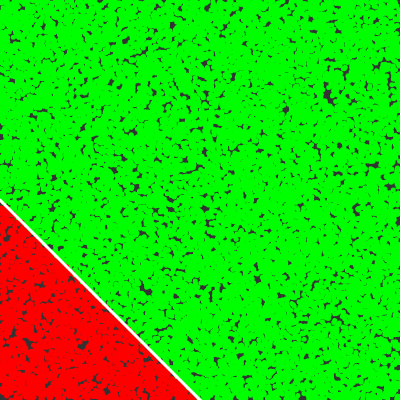
Frame 1 (no input)
Frame 60 (no input): identical to frame 1, image omitted
Frame 120 (the mouse pressed at the canvas centre since frame 60): identical to frame 1, image omitted

The p5.js sketch that drew this single still picture (run headless with seeded random() and noise() and a simulated clock; from frame 60 on, the mouse is pressed at the canvas centre):

// p5.js sketch
// ── sketch.js
var neuron
var input
var Trainer = []
function setup(){
  createCanvas(400,400)
  background(51)
  neuron = new Perceptron(1,0.001,3)
 for(i = 0; i < 200000; i++){
   var flag = -1
   var x = map(random(width), 0, width, 0, 1)
   var y = map(random(height), 0, height, 0, 1)
    if(y < f(x)){
     flag = 1
   }
  Trainer[i] = {x,y, flag}
 }
 for(e = 0; e < Trainer.length; e++){
   neuron.train([Trainer[e].x, Trainer[e].y], Trainer[e].flag)
 }

 for(a = 0; a < 20000; a++){
   xPoint = map(random(width), 0, width, 0, 1)
   yPoint = map(random(height), 0, height, 0, 1)
   var guess = neuron.guess([xPoint, yPoint])
   if(guess > 0){
     fill(0,255, 0)
   }else{
     fill(255,0,0)
   }
   noStroke()
   ellipse(xPoint * width, yPoint * height , 5, 5 )
 }
 console.log("trained Perceptron")
 stroke(255)
 strokeWeight(3)
 line(0,g(0),width,g(width))
 }
function draw(){


}
function mousePressed(){
  console.log(neuron.guess([mouseX, mouseY]))
  }


function f(x){
  return 1 * x + 0.5
}
function g(x){
  return 1 * x + 200
}

// ── neuron.js
function Perceptron(bias = 1, lr = 0.01, count = 2){
  this.errTotal = 0
  this.weights = []
  this.biasWeight = random(-1,1)
  this.lr = lr
  this.bias = bias
  for(i = 0; i < count; i++){
    this.weights[i] = random(-1,1)
  }
  Perceptron.prototype.guess = function(input){
    var sum = 0;
    for(i=0; i< input.length; i++){
      sum += input[i] * this.weights[i]
    }
    sum += this.bias * this.biasWeight
    return this.activate(sum)
  }
  Perceptron.prototype.train = function(input, desire){
    var guess = this.guess(input)
    var error = desire - guess
    this.errTotal += error
    for(i=0;i<input.length;i++){
      this.weights[i] += error * input[i] * this.lr
    }
    this.biasWeight += error * this.bias * this.lr
  }
  Perceptron.prototype.activate = function(input){
    if(input > 0){
      return 1
    } else {
      return -1
    }
  }
}
